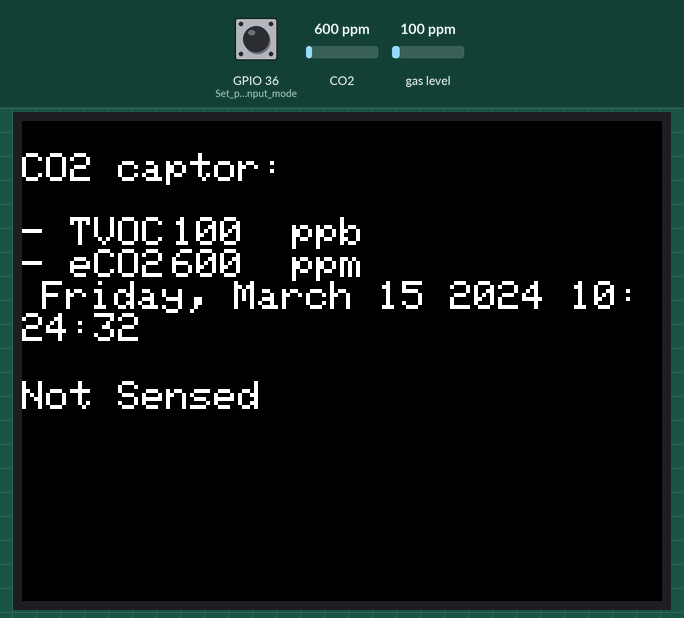
Simulated run of this program. Board: ESP32. Shown: 320×240 colour display. The inputs (shaded band) are chosen by the test bench; at power-on: GPIO 36 (Set_pin_22_to_input_mode) LOW, CO2 600 ppm, gas level 100 ppm. WiFi joins after 1.5 s; servers stay silent unless stated; uploads are accepted with an empty reply; the local clock reads 2024-03-15 10:24:30 at power-on unless the program sets it; what the program prints to the serial monitor is not drawn.

Above: at 3.0 s.
At 103.4 s:
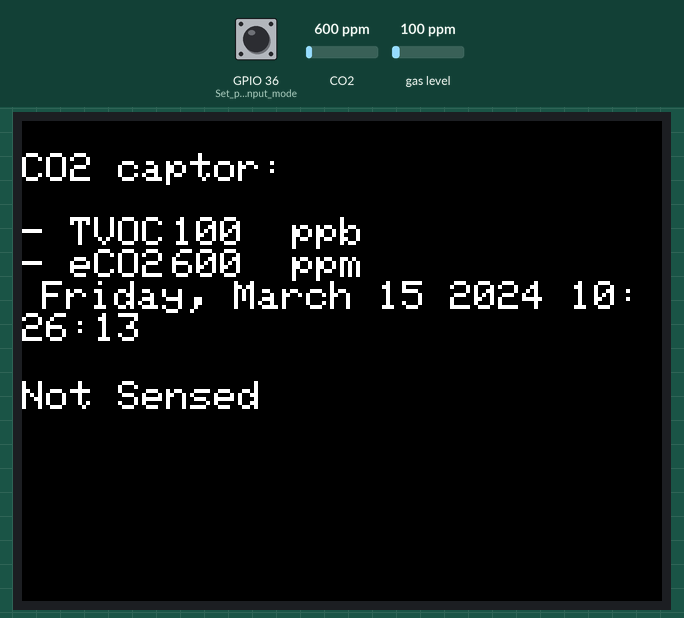

The program:

main.cpp
```cpp
#include <Arduino.h>
#include <M5Stack.h>

#include "pir.h"
#include "co2.h"
#include "const.local.h"
#include "printMsg.h"
#include "api_controller.h"
#include "generate_log_json.h"
#include "set_time.h"
#include "wifi_setup.h"
#include "M5_setup.h"
#include "music.h"


void setup() {
  setupM5();
  setup_wifi();
  // playRickRoll();
  configTime(3600, 3600, NTP_SERVER);
  printLocalTime();

  co2_sensor_setup();
  pir_sensor_setup();

  setupScreenDisplay();
}

void loop() {

  M5.Lcd.setCursor(10, 80);
  M5.Lcd.fillRect(10, 80, 100, 34, BLACK);
  printLocalTime();

  co2_sensor_print_data();
  pir_sensor_print_data();

  int eCO2 = getECO2();
  String payload_CO2 = generateLogJson("Co2 sensor - eCO2", "number", eCO2, getTimestamp(), "now", DEVICE_ID);
  Serial.println(payload_CO2);
  send_data_to_API(payload_CO2);

  int TVOC = getTVOC();
  String payload_TVOC = generateLogJson("Co2 sensor - TVOC", "number", TVOC, getTimestamp(), "now", DEVICE_ID);
  send_data_to_API(payload_TVOC);

  delay(100000);
}
```

M5_setup.h
```cpp
#include <Arduino.h>
#include <M5Stack.h>


void setupM5();

void setupScreenDisplay();
```

api_controller.h
```cpp
#include <Arduino.h>
#include <HTTPClient.h>
#include <M5Stack.h>

void beginConnect(HTTPClient &http, String url = "https://api.bagtower.bag-era.fr/prod/logs");

void send_data_to_API(String payload);
```

co2.h
```cpp
#include <M5Stack.h>
#include "Adafruit_SGP30.h"
#include "printMsg.h"

void co2_sensor_setup();

void co2_sensor_print_data();

int getTVOC();

int getECO2();
```

const.local.h
```cpp
/*This file sets up default environment const for the program.
    Please do not change it.
    If you want to use your own you can create a const.h with your own const, and modify the #include "const.local.h" in:
    - api_controller.cpp
    - main.cpp
    - wifi_setup.cpp
    (a condition to select automaticaly const.h if it exists will be added in the futur, this is a temporary solution).*/

//Device id and api key for BAG Tower
#define X_API_KEY "i265LU6FHY7RgRXwbAXKJ5MKODhLKvVlF8q29Wv5"
#define DEVICE_ID "6f34c9b0-1791-1:d425bb60-3657-11ec-9"

//WiFi connection info
extern const char* SSID;
#define PASS "12345678"

//ntp server
#define NTP_SERVER "fr.pool.ntp.org"
```

generate_log_json.h
```cpp
#include <Arduino.h>
#include <M5Stack.h>
#include <ArduinoJson.h>

String generateLogJson(String id, String type, int val, int timestamp, String UTCTimestamp, String deviceId);
```

music.h
```cpp
#include <Arduino.h>
#include <M5Stack.h>

void playNote(float freq, float ms, float delayNextNote = 0);

void playRickRoll();
```

pir.h
```cpp
#include <Arduino.h>
#include <M5Stack.h>


void pir_sensor_setup();

void pir_sensor_print_data();
```

printMsg.h
```cpp
#include <Arduino.h>
#include <M5Stack.h>


void printMsg(String msg);
```

set_time.h
```cpp
#include <Arduino.h>
#include <M5Stack.h>
#include <time.h>


time_t getTimestamp();

void printLocalTime();
```

wifi_setup.h
```cpp
#include <Arduino.h>
#include <M5Stack.h>
#include <WiFi.h>


void setup_wifi();
```

M5_setup.cpp
```cpp
#include <Arduino.h>
#include <M5Stack.h>


void setupM5() {
  M5.begin(115200);
  M5.Power.begin();
  M5.Speaker.begin();
  M5.Lcd.fillScreen(BLACK);
  M5.Lcd.setCursor(0, 10);
  M5.Lcd.setTextColor(WHITE);
  M5.Lcd.setTextSize(2.5);
}

void setupScreenDisplay() {
  M5.Lcd.fillScreen(BLACK);
  M5.Lcd.setCursor(0, 0);
  long last_millis = 0;
  for(int i = 15; i>0; i--) {
    if(millis()- last_millis > 1000) {
      last_millis = millis();
      i--;
      M5.Lcd.fillScreen(BLACK);
      M5.Lcd.setCursor(0, 0);
      M5.Lcd.println(i);
    }
  }
  M5.Lcd.fillScreen(BLACK);
  M5.Lcd.println("CO2 captor:");
  M5.Lcd.print("\n- TVOC  ");
  M5.Lcd.println("\n- eCO2  ");
}
```

api_controller.cpp
```cpp
#include <Arduino.h>
#include <HTTPClient.h>
#include <M5Stack.h>

#include "printMsg.h"
#include "const.local.h"

HTTPClient http;

void beginConnect(HTTPClient &http, String url = "https://api.bagtower.bag-era.fr/prod/logs") {
  http.begin(url);
  http.addHeader("Content-type", "application/json");
  http.addHeader("x-api-key", X_API_KEY);
}

void send_data_to_API(String payload){
  beginConnect(http);
  int httpCode = http.POST(payload);
  Serial.println("httpcode");
  Serial.println(httpCode);
  if (httpCode >= 200 && httpCode < 300) {
    String content = http.getString();
    printMsg(content);
  }
  else {
    printMsg("error");
  };
}
```

co2.cpp
```cpp
//SGP30 needs 15 seconds to initialize calibration after power on.
//The screen will display TVOC and CO2

#include <M5Stack.h>
#include "Adafruit_SGP30.h"

Adafruit_SGP30 sgp;

void co2_sensor_setup() {
  M5.Lcd.println("SGP30 test");
  if (! sgp.begin()){
    Serial.println("Sensor not found :'(");
    while (1);
  }

  M5.Lcd.print("Found SGP30 serial #");
  M5.Lcd.print(sgp.serialnumber[0], HEX);
  M5.Lcd.print(sgp.serialnumber[1], HEX);
  M5.Lcd.println(sgp.serialnumber[2], HEX);
  M5.Lcd.println("Initialization...");
}

void co2_sensor_print_data() {
  if (! sgp.IAQmeasure()) {
    M5.Lcd.fillScreen(BLACK);
    M5.Lcd.setCursor(0, 0);
    M5.Lcd.println("Measurement failed");
    return;
  }
  M5.Lcd.setCursor(75, 48);
  M5.Lcd.fillRect(75,48,200,32,BLACK);
  M5.Lcd.print(sgp.TVOC);
  M5.Lcd.print("  ppb");
  M5.Lcd.setCursor(75, 64);
  M5.Lcd.print(sgp.eCO2);
  M5.Lcd.print("  ppm");
}

int getTVOC() {
  return sgp.TVOC;
}

int getECO2() {
  return sgp.eCO2;
}
```

const.cpp
```cpp
#include "const.local.h"


const char* SSID = "Campus2";
```

generate_log_json.cpp
```cpp
#include <Arduino.h>
#include <M5Stack.h>
#include <ArduinoJson.h>

StaticJsonDocument<256> doc;
StaticJsonDocument<256> dataDoc;

String generateLogJson(String id, String type, int val, int timestamp, String UTCTimestamp, String deviceId) {
  JsonObject root = doc.to<JsonObject>();
  JsonObject data = dataDoc.to<JsonObject>();
  data["id"] = id;
  data["type"] = type;
  data["val"] = val;
  root["unixTimestamp"] = timestamp;
  root.createNestedArray("data");
  root["data"].add(data);
  root["UTCTimestamp"] = UTCTimestamp;
  root["deviceId"] = deviceId;
  String payload;
  serializeJson(doc, payload);
  return payload;
}
```

music.cpp
```cpp
#include <Arduino.h>
#include <M5Stack.h>

void playNote(float freq, float ms, float delayNextNote = 0) {
  M5.Speaker.tone(freq, ms);
  delay(freq);
  M5.Speaker.end();
  delay(delayNextNote);
}

void playRickRoll() {
   playNote(207.65,100);
   playNote(233.08,100);
   playNote(277.18,100);
   playNote(233.08,100);
   playNote(349.23,250,150);
   playNote(349.23,250,150);
   playNote(311.13,400);

   delay(400);

   playNote(207.65,100);
   playNote(233.08,100);
   playNote(277.18,100);
   playNote(233.08,100);
   playNote(311.13,250,150);
   playNote(311.13,250,150);
   playNote(277.18,400);

   delay(150);

   playNote(261.63,50);
   playNote(233.08,50);

   delay(150);

   playNote(207.65,100);
   playNote(233.08,100);
   playNote(277.18,100);

   delay(100);

   playNote(277.18,400);
   playNote(311.13,100);
   playNote(261.63,100);
   playNote(233.08,50);
   playNote(207.65,50);
}
```

pir.cpp
```cpp
#include <Arduino.h>
#include <M5Stack.h>


void pir_sensor_setup() {
  M5.begin(); //Init M5Stack.
  M5.Power.begin(); //Init power
  M5.lcd.setTextSize(2);  //Set the text size to 2.
  M5.Lcd.println("PIR example");
  M5.Lcd.setCursor(0, 25);  //Position the cursor at (0,25).
  M5.Lcd.println("Status: \nValue: ");
  pinMode(36, INPUT); //Set pin 22 to input mode.
}

void pir_sensor_print_data() {
  // Pas besoin de mettre un fond d'écran noir lorsque l'on combine les capteurs (le co2 initialise déjà un fond)
  // M5.Lcd.fillRect(90,25,180,50,BLACK);  //Draw a black rectangle 180 by 50 at (90,25).
  M5.Lcd.fillRect(0,130,140,18,BLACK);
  if(digitalRead(36)==1){ //If pin 22 reads a value of 1.
    M5.Lcd.setCursor(0, 130);M5.Lcd.print("Sensing");
  }
  else{
    M5.Lcd.setCursor(0, 130);M5.Lcd.print("Not Sensed");
  }
}
```

printMsg.cpp
```cpp
#include <Arduino.h>
#include <M5Stack.h>


void printMsg(String msg) {
  Serial.println(msg);
}
```

set_time.cpp
```cpp
#include <Arduino.h>
#include <M5Stack.h>
#include <time.h>

time_t getTimestamp() {
  time_t timestamp;
  return time(&timestamp);
}

void printLocalTime()
{
  struct tm timeinfo;
  if(!getLocalTime(&timeinfo)){
    M5.Lcd.println("Failed to obtain time");
    return;
  }
  M5.Lcd.println(&timeinfo, "%A, %B %d %Y %H:%M:%S");
}
```

wifi_setup.cpp
```cpp
#include <Arduino.h>
#include <M5Stack.h>
#include <WiFi.h>

#include "const.local.h"

//sets up the wifi, sends an error message if the connection is established and prints the ip address if it works
void setup_wifi()
{
  WiFi.begin(SSID, PASS);
  while (WiFi.status() != WL_CONNECTED)
  {
    delay(1000);
    M5.Lcd.fillScreen(BLACK);
    M5.Lcd.setCursor(0, 0);
    M5.Lcd.printf("Connecting to WiFi...");
  }

  M5.Lcd.fillScreen(BLACK);
  M5.Lcd.setCursor(0, 0);

  M5.Lcd.println("Connected to the WiFi network");
  M5.Lcd.println(SSID);
  M5.Lcd.println("\nAdresse IP : ");
  M5.Lcd.println(WiFi.localIP());
}
```

Measured:
- what the display in image 0 shows lasts 100.5 s, from 2.9 s to 103.4 s
